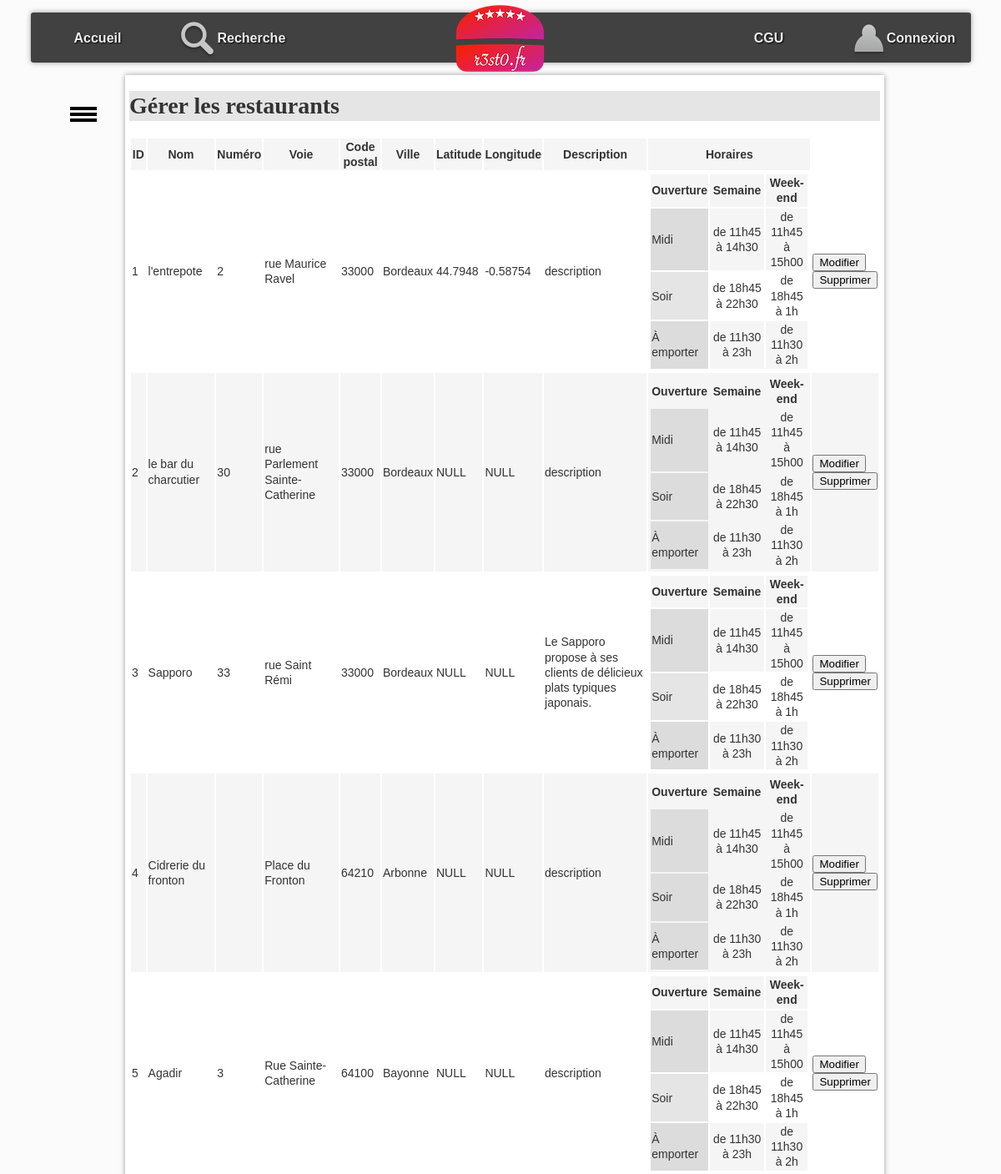
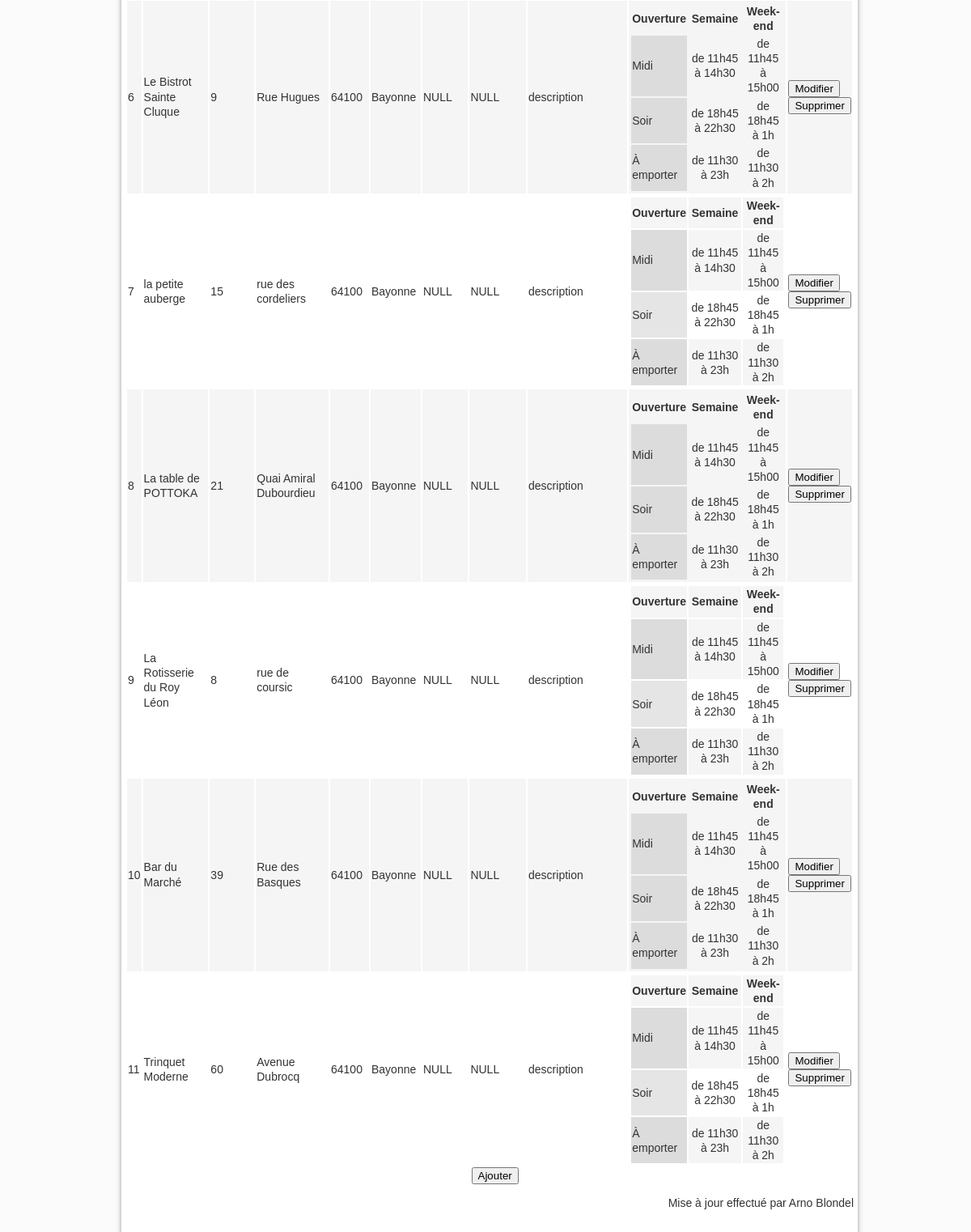
The app's page /controleur/ajouterRestaurants.php with its own data (2 pictures, top to bottom).
### tables this page shows
CREATE TABLE `resto` (
  `idR` bigint(20) NOT NULL,
  `nomR` varchar(255) DEFAULT NULL,
  `numAdrR` varchar(20) DEFAULT NULL,
  `voieAdrR` varchar(255) DEFAULT NULL,
  `cpR` char(5) DEFAULT NULL,
  `villeR` varchar(255) DEFAULT NULL,
  `latitudeDegR` float DEFAULT NULL,
  `longitudeDegR` float DEFAULT NULL,
  `descR` text DEFAULT NULL,
  `horairesR` text DEFAULT NULL
);

### controleur/ajouterRestaurants.php (called while the page is built, shortened)
<?php
$listeRestos = RestoDAO::getAll();
require_once "$racine/vue/entete.html.php";
require_once "$racine/vue/vueRestaurants.php";
require_once "$racine/vue/pied.html.php";
?>

### modele/dao/Bdd.class.php (called while the page is built, shortened)
<?php
class Bdd {
    private static ?PDO $pdo=null;
    private static $login = "blondel";
    private static $mdp = "S558U";
    private static $bd = "blondel_resto";
    private static $serveur = "localhost";
    private static $pdoOptions = array  (
        PDO::MYSQL_ATTR_INIT_COMMAND => "SET NAMES utf8"
        ,PDO::ATTR_ERRMODE => PDO::ERRMODE_EXCEPTION
                                        );
    public static function connecter() : ?PDO  {
        if (is_null(self::$pdo)) {
                self::$pdo = new PDO("mysql:host=".self::$serveur.";dbname=".self::$bd, self::$login, self::$mdp, self::$pdoOptions);
        }
        return self::$pdo;
    }
    public static function getConnexion() : ?PDO {
        return self::$pdo;
    }
}

### modele/dao/RestoDAO.class.php (called while the page is built, shortened)
<?php
class RestoDAO {
    public static function getAll(): array {
        $lesObjets = array();
        try {
            $requete = "SELECT * FROM resto";
            $stmt = Bdd::getConnexion()->prepare($requete);
            $ok = $stmt->execute();
            if ($ok) {
                while ($enreg = $stmt->fetch(PDO::FETCH_ASSOC)) {
                    $lesObjets[] = self::enregistrementVersObjet($enreg);
                }
            }
        } catch (PDOException $e) {
            throw new Exception("Erreur dans la méthode " . get_called_class() . "::getAll : <br/>" . $e->getMessage());
        }
        return $lesObjets;
    }
    private static function enregistrementVersObjet(array $enreg): Resto {
        $id = $enreg['idR'];
        $leResto = new Resto(
                $enreg['idR'], $enreg['nomR'], $enreg['numAdrR'], $enreg['voieAdrR'], $enreg['cpR'], $enreg['villeR'],
                $enreg['latitudeDegR'], $enreg['longitudeDegR'], $enreg['descR'], $enreg['horairesR']
        );
        $lesCritiques = CritiqueDAO::getAllByResto($id);
        $lesPhotos = PhotoDAO::getAllByResto($id);
        $lesTcProposes = TypeCuisineDAO::getAllProposesByIdR($id);
        $leResto->setLesTypesCuisineProposes($lesTcProposes);
        $leResto->setLesPhotos($lesPhotos);
        $leResto->setLesCritiques($lesCritiques);
        return $leResto;
    }
}

### modele/dao/CritiqueDAO.class.php (called while the page is built, shortened)
<?php
class CritiqueDAO {
    public static function getAllByResto(int $idR): array {
        $lesObjets = array();
        try {
            $requete = "SELECT * FROM critiquer c"
                    . " INNER JOIN utilisateur u ON  c.idU = u.idU "
                    . " WHERE idR = :idR";
            $stmt = Bdd::getConnexion()->prepare($requete);
            $stmt->bindParam(':idR', $idR, PDO::PARAM_INT);
            $ok = $stmt->execute();
            if ($ok) {
                while ($enreg = $stmt->fetch(PDO::FETCH_ASSOC)) {
                    $user = new Utilisateur($enreg['idU'], $enreg['mailU'], $enreg['mdpU'], $enreg['pseudoU'], $enreg['adminU']);
                    $lesObjets[] = new Critique($enreg['note'], $enreg['commentaire'], $user);
                }
            }
        } catch (PDOException $e) {
            throw new Exception("Erreur dans la méthode " . get_called_class() . "::getAllByResto : <br/>" . $e->getMessage());
        }
        return $lesObjets;
    }
}

### modele/dao/PhotoDAO.class.php (called while the page is built, shortened)
<?php
class PhotoDAO {
    public static function getAllByResto(int $idR): array {
        $lesObjets = array();
        try {
            $requete = "SELECT * FROM photo WHERE idR = :idR";
            $stmt = Bdd::getConnexion()->prepare($requete);
            $stmt->bindParam(':idR', $idR, PDO::PARAM_INT);
            $ok = $stmt->execute();
            if ($ok) {
                while ($enreg = $stmt->fetch(PDO::FETCH_ASSOC)) {
                    $lesObjets[] = new Photo($enreg['idP'], $enreg['cheminP']);
                }
            }
        } catch (PDOException $e) {
            throw new Exception("Erreur dans la méthode " . get_called_class() . "::getAllByResto : <br/>" . $e->getMessage());
        }
        return $lesObjets;
    }
}

### modele/dao/TypeCuisineDAO.class.php (called while the page is built, shortened)
<?php
class TypeCuisineDAO {
    public static function getAllProposesByIdR(int $idR) : array {
        $lesObjets = array();
        try {
            $requete = "select typeCuisine.* from typeCuisine inner join proposer on typeCuisine.idTC = proposer.idTC where proposer.idR = :idR";
            $stmt = Bdd::getConnexion()->prepare($requete);
            $stmt->bindParam(':idR', $idR, PDO::PARAM_INT);
            $ok = $stmt->execute();
            if ($ok) {
                while ($enreg = $stmt->fetch(PDO::FETCH_ASSOC)) {
                    $lesObjets[] = new TypeCuisine($enreg['idTC'], $enreg['libelleTC']);
                }
            }
        } catch (PDOException $e) {
            throw new Exception("Erreur dans la méthode " . get_called_class() . "::getAllProposesByIdR : <br/>" . $e->getMessage());
        }
        return $lesObjets;
    }
}

### modele/metier/Resto.class.php (called while the page is built, shortened)
<?php
class Resto {
    private int $idR;
    private ?string $nomR;
    private ?string $numAdr;
    private ?string $voieAdr;
    private ?string $cpR;
    private ?string $villeR;
    private ?float $latitudeDegR;
    private ?float $longitudeDegR;
    private ?string $descR;
    private ?string $horairesR;
    function __construct(int $idR, string $nomR, ?string $numAdr, ?string $voieAdr, ?string $cpR, ?string $villeR, ?float $latitudeDegR, ?float $longitudeDegR, ?string $descR, ?string $horairesR) {
        $this->idR = $idR;
        $this->nomR = $nomR;
        $this->numAdr = $numAdr;
        $this->voieAdr = $voieAdr;
        $this->cpR = $cpR;
        $this->villeR = $villeR;
        $this->latitudeDegR = $latitudeDegR;
        $this->longitudeDegR = $longitudeDegR;
        $this->descR = $descR;
        $this->horairesR = $horairesR;
    }
    function getIdR(): int {
        return $this->idR;
    }
    function getNomR(): ?string {
        return $this->nomR;
    }
    function getNumAdr(): ?string {
        return $this->numAdr;
    }
    function getVoieAdr(): ?string {
        return $this->voieAdr;
    }
    function getCpR(): ?string {
        return $this->cpR;
    }
    function getVilleR(): ?string {
        return $this->villeR;
    }
    function getLatitudeDegR(): ?float {
        return $this->latitudeDegR;
    }
    function getLongitudeDegR(): ?float {
        return $this->longitudeDegR;
    }
    function getDescR(): ?string {
        return $this->descR;
    }
    function getHorairesR(): ?string {
        return $this->horairesR;
    }
}

### vue/vueRestaurants.php (the view, shortened to what this page needs)
<h1>Gérer les restaurants</h1>
<table class="user">
    <tr>
        <th>ID</th>
        <th>Nom</th>
        <th>Numéro</th>
        <th>Voie</th>
        <th>Code postal</th>
        <th>Ville</th>
        <th>Latitude</th>
        <th>Longitude</th>
        <th>Description</th>
        <th>Horaires</th>
    </tr>
    <?php
    foreach($listeRestos as $unResto){
        ?>
        <tr>
            <td><?= $unResto->getIdR() ?></td>
            <td><?= $unResto->getNomR() ?></td>
            <td><?= $unResto->getNumAdr() ?></td>
            <td><?= $unResto->getVoieAdr() ?></td>
            <td><?= $unResto->getCpR() ?></td>
            <td><?= $unResto->getVilleR() ?></td>
            <?php $LatitudeVerif = $unResto->getLatitudeDegR();
            if ( $LatitudeVerif == null){
                $LatitudeDegR = "NULL";
            } else {
                $LatitudeDegR = $LatitudeVerif;
            }
            ?>
            <td><?= $LatitudeDegR ?></td>
            <?php $LongitudeVerif = $unResto->getLongitudeDegR();
            if ( $LongitudeVerif == null){
                $LongitudeDegR = "NULL";
            } else {
                $LongitudeDegR = $LongitudeVerif;
            }
            ?>
            <td><?= $LongitudeDegR ?></td>
            <td><?= $unResto->getDescR() ?></td>
            <td><?= $unResto->getHorairesR() ?></td>
            <td><button name="user">Modifier</button>
        <form action="./?action=supprimerRestaurants&idR=<?= $unResto->getIdR() ?>" method="post" name="suppressionResto">
            <button value="Supprimer" onclick="return confirmer();">Supprimer</button></td>
        </tr>
    <?php
    }
    ?>
</table>
<button name="user">Ajouter</button>

### css/base.css (style rules this page uses)
:root { --largeurPage: 900px; --largeurMenuCont : 200px; --margeCalc: calc((100% - var(--largeurPage)) / 2); --margeMenuHaut : 15px; --hauteurMenuGene:60px; --coulA1:#5A7694; --coulA2:#D7E5ED; --coulB1:#566459; --coulB2:#90974A; --coulC:#CDBCA0; --fondC:#fcfbfb; --padding_cote:5px; }
body { font-family: Arial; color : #333; font-size : 14px; line-height : 1.3; scroll-behavior: smooth; background-color : var(--fondC); }
#corps>table { width: 100%; }
#corps>button { margin-left: 47.5%; }

### css/cgu.css (style rules this page uses)
h1,h2,h3,h4 { font-family: Futura; background-color : rgba(0,0,0,0.1); }
td.cell { text-align : center; width : 100px; }
td.label { background-color : rgba(0,0,0,0.1); }
tr:nth-child(odd) { background-color : rgb(245,245,245); }

### records on screen
resto: idR "1", nomR "l'entrepote", numAdrR "2", voieAdrR "rue Maurice Ravel", cpR "33000", villeR "Bordeaux", latitudeDegR "44.7948", longitudeDegR "-0.58754", descR "description", horairesR "Ouverture Semaine Week-end Midi de 11h45 à 14h30 de 11h45 à 15h00 Soir de 18h45 à 22h30 de 18h45 à 1h À emporter de 11h30 à 23h de 11h30 à 2h"
resto: idR "2", nomR "le bar du charcutier", numAdrR "30", voieAdrR "rue Parlement Sainte-Catherine", cpR "33000", villeR "Bordeaux", LatitudeDegR "NULL", LongitudeDegR "NULL", descR "description", horairesR "Ouverture Semaine Week-end Midi de 11h45 à 14h30 de 11h45 à 15h00 Soir de 18h45 à 22h30 de 18h45 à 1h À emporter de 11h30 à 23h de 11h30 à 2h"
resto: idR "3", nomR "Sapporo", numAdrR "33", voieAdrR "rue Saint Rémi", cpR "33000", villeR "Bordeaux", LatitudeDegR "NULL", LongitudeDegR "NULL", descR "Le Sapporo propose à ses clients de délicieux plats typiques japonais.", horairesR "Ouverture Semaine Week-end Midi de 11h45 à 14h30 de 11h45 à 15h00 Soir de 18h45 à 22h30 de 18h45 à 1h À emporter de 11h30 à 23h de 11h30 à 2h"
resto: idR "4", nomR "Cidrerie du fronton", voieAdrR "Place du Fronton", cpR "64210", villeR "Arbonne", LatitudeDegR "NULL", LongitudeDegR "NULL", descR "description", horairesR "Ouverture Semaine Week-end Midi de 11h45 à 14h30 de 11h45 à 15h00 Soir de 18h45 à 22h30 de 18h45 à 1h À emporter de 11h30 à 23h de 11h30 à 2h"
resto: idR "5", nomR "Agadir", numAdrR "3", voieAdrR "Rue Sainte-Catherine", cpR "64100", villeR "Bayonne", LatitudeDegR "NULL", LongitudeDegR "NULL", descR "description", horairesR "Ouverture Semaine Week-end Midi de 11h45 à 14h30 de 11h45 à 15h00 Soir de 18h45 à 22h30 de 18h45 à 1h À emporter de 11h30 à 23h de 11h30 à 2h"
resto: idR "6", nomR "Le Bistrot Sainte Cluque", numAdrR "9", voieAdrR "Rue Hugues", cpR "64100", villeR "Bayonne", LatitudeDegR "NULL", LongitudeDegR "NULL", descR "description", horairesR "Ouverture Semaine Week-end Midi de 11h45 à 14h30 de 11h45 à 15h00 Soir de 18h45 à 22h30 de 18h45 à 1h À emporter de 11h30 à 23h de 11h30 à 2h"
resto: idR "7", nomR "la petite auberge", numAdrR "15", voieAdrR "rue des cordeliers", cpR "64100", villeR "Bayonne", LatitudeDegR "NULL", LongitudeDegR "NULL", descR "description", horairesR "Ouverture Semaine Week-end Midi de 11h45 à 14h30 de 11h45 à 15h00 Soir de 18h45 à 22h30 de 18h45 à 1h À emporter de 11h30 à 23h de 11h30 à 2h"
resto: idR "8", nomR "La table de POTTOKA", numAdrR "21", voieAdrR "Quai Amiral Dubourdieu", cpR "64100", villeR "Bayonne", LatitudeDegR "NULL", LongitudeDegR "NULL", descR "description", horairesR "Ouverture Semaine Week-end Midi de 11h45 à 14h30 de 11h45 à 15h00 Soir de 18h45 à 22h30 de 18h45 à 1h À emporter de 11h30 à 23h de 11h30 à 2h"
resto: idR "9", nomR "La Rotisserie du Roy Léon", numAdrR "8", voieAdrR "rue de coursic", cpR "64100", villeR "Bayonne", LatitudeDegR "NULL", LongitudeDegR "NULL", descR "description", horairesR "Ouverture Semaine Week-end Midi de 11h45 à 14h30 de 11h45 à 15h00 Soir de 18h45 à 22h30 de 18h45 à 1h À emporter de 11h30 à 23h de 11h30 à 2h"
resto: idR "10", nomR "Bar du Marché", numAdrR "39", voieAdrR "Rue des Basques", cpR "64100", villeR "Bayonne", LatitudeDegR "NULL", LongitudeDegR "NULL", descR "description", horairesR "Ouverture Semaine Week-end Midi de 11h45 à 14h30 de 11h45 à 15h00 Soir de 18h45 à 22h30 de 18h45 à 1h À emporter de 11h30 à 23h de 11h30 à 2h"
resto: idR "11", nomR "Trinquet Moderne", numAdrR "60", voieAdrR "Avenue Dubrocq", cpR "64100", villeR "Bayonne", LatitudeDegR "NULL", LongitudeDegR "NULL", descR "description", horairesR "Ouverture Semaine Week-end Midi de 11h45 à 14h30 de 11h45 à 15h00 Soir de 18h45 à 22h30 de 18h45 à 1h À emporter de 11h30 à 23h de 11h30 à 2h"
